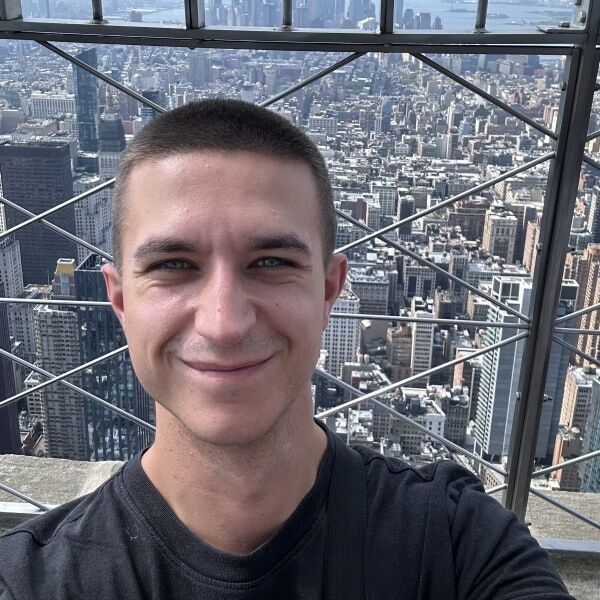
#> input picture input/charlie-test.jpeg, 600 x 600 px
$ python image_quality.py ../../input/charlie-test.jpeg   (older library calls are emulated)
#> lines starting #> are read from the running program, lines starting #| are printed output that depends on the picture
### src/print_specs.py
"""
Print specifications for puzzle production.

Defines DPI, bleed, dimensions, and colorspace for print suppliers.
Primary supplier: createjigsawpuzzles.com
"""

from typing import Dict


# Print profiles per supplier
PRINT_PROFILES = {
    "createjigsawpuzzles": {
        "name": "Create Jigsaw Puzzles",
        "url": "https://www.createjigsawpuzzles.com",
        "min_dpi": 300,
        "recommended_dpi": 300,
        "bleed_inches": 0.125,
        "format": "JPEG",
        "colorspace": "sRGB",
        "max_file_mb": 50,
    },
}

# Puzzle size specs (dimensions in pixels at 300 DPI)
PUZZLE_SPECS = {
    500: {
        "pieces": 500,
        "label": "500-piece",
        "print_width_inches": 16,
        "print_height_inches": 20,
        "print_width_px": 4800,
        "print_height_px": 6000,
        "grid_cols": 20,
        "grid_rows": 25,
        "price_usd": 39.99,
    },
    1000: {
        "pieces": 1000,
        "label": "1000-piece",
        "print_width_inches": 20,
        "print_height_inches": 28,
        "print_width_px": 6000,
        "print_height_px": 8400,
        "grid_cols": 25,
        "grid_rows": 40,
        "price_usd": 49.99,
    },
}


def get_puzzle_spec(pieces: int) -> Dict:
    """Get the spec for a puzzle size.

    Args:
        pieces: Number of puzzle pieces (500 or 1000).

    Returns:
        Dict with puzzle dimensions and metadata.

    Raises:
        ValueError: If piece count is not supported.
    """
    if pieces not in PUZZLE_SPECS:
        available = ", ".join(str(k) for k in sorted(PUZZLE_SPECS.keys()))
        raise ValueError(f"Unsupported puzzle size {pieces}. Available: {available}")
    return PUZZLE_SPECS[pieces]


# [42 lines left out: functions get_print_profile, get_bleed_px, validate_print_ready, not called in this run]

### src/quality/image_quality.py
"""
Automated image quality scoring for AI puzzle outputs.

Active metrics (tuned for animated/cartoon art):
- Color vibrancy (HSV saturation — rewards vivid cartoon colors)
- Edge cleanliness (Canny density — rewards clean cartoon edges, penalizes noise)
- Color diversity (histogram entropy)
- Resolution adequacy (vs target print size)

Legacy metrics (kept for diagnostics, not used in composite):
- Sharpness (Laplacian variance)
- Contrast (RMS)
"""

import math
from typing import Dict, Optional

import cv2
import numpy as np
from PIL import Image


def score_sharpness(image_path: str) -> float:
    """Score image sharpness using Laplacian variance.

    Returns:
        Sharpness score 0-100 (higher = sharper).
    """
    img = cv2.imread(image_path, cv2.IMREAD_GRAYSCALE)
    if img is None:
        return 0.0

    laplacian_var = cv2.Laplacian(img, cv2.CV_64F).var()

    # Map to 0-100 scale. Typical AI outputs: 50-500 variance.
    # Below 50 is blurry, above 300 is very sharp.
    score = min(100, max(0, (laplacian_var / 300) * 100))
    return round(score, 1)


def score_color_diversity(image_path: str) -> float:
    """Score color diversity using histogram entropy.

    Returns:
        Color diversity score 0-100.
    """
    img = Image.open(image_path).convert("RGB")
    arr = np.array(img)

    # Calculate histogram entropy for each channel
    entropies = []
    for c in range(3):
        hist, _ = np.histogram(arr[:, :, c].flatten(), bins=256, range=(0, 256))
        hist = hist / hist.sum()
        hist = hist[hist > 0]
        entropy = -np.sum(hist * np.log2(hist))
        entropies.append(entropy)

    avg_entropy = np.mean(entropies)
    # Max entropy for 256 bins is 8.0, typical images: 5-7.5
    score = min(100, max(0, (avg_entropy / 7.5) * 100))
    return round(score, 1)


def score_contrast(image_path: str) -> float:
    """Score image contrast using RMS contrast.

    Returns:
        Contrast score 0-100.
    """
    img = Image.open(image_path).convert("L")
    arr = np.array(img, dtype=np.float64)
    rms = np.sqrt(np.mean((arr - arr.mean()) ** 2))

    # RMS contrast range: 0-128. Typical good images: 40-80.
    score = min(100, max(0, (rms / 70) * 100))
    return round(score, 1)


def score_resolution(image_path: str, target_pieces: int = 1000) -> float:
    """Score resolution adequacy relative to puzzle print requirements.

    Returns:
        Resolution score 0-100 (100 = meets or exceeds target).
    """
    from print_specs import get_puzzle_spec

    img = Image.open(image_path)
    w, h = img.size
    spec = get_puzzle_spec(target_pieces)

    target_w = spec["print_width_px"]
    target_h = spec["print_height_px"]

    # Score based on how close we are to target dimensions
    ratio_w = w / target_w
    ratio_h = h / target_h
    ratio = min(ratio_w, ratio_h)

    if ratio >= 1.0:
        return 100.0
    return round(ratio * 100, 1)


def score_color_vibrancy(image_path: str) -> float:
    """Score color vibrancy using mean HSV saturation.

    Cartoon/animated art has vivid, saturated colors. This rewards that.

    Returns:
        Vibrancy score 0-100 (higher = more saturated/vivid).
    """
    img = cv2.imread(image_path)
    if img is None:
        return 0.0

    hsv = cv2.cvtColor(img, cv2.COLOR_BGR2HSV)
    mean_sat = np.mean(hsv[:, :, 1])  # S channel 0-255
    high_sat_ratio = np.mean(hsv[:, :, 1] > 80) * 100  # % of pixels with S > 80

    # Blend: 60% normalized mean saturation + 40% high-saturation pixel ratio
    score = (mean_sat / 160 * 100) * 0.6 + high_sat_ratio * 0.4
    return round(min(100, max(0, score)), 1)


def score_edge_cleanliness(image_path: str) -> float:
    """Score edge cleanliness using Canny edge density.

    Clean cartoon art has sparse, deliberate edges (5-18% density).
    Photorealistic textures or artifacts produce dense noisy edges (>18%).
    Featureless blobs have too few edges (<3%).

    Returns:
        Edge cleanliness score 0-100.
    """
    img = cv2.imread(image_path, cv2.IMREAD_GRAYSCALE)
    if img is None:
        return 0.0

    edges = cv2.Canny(img, 50, 150)
    edge_density = np.mean(edges > 0) * 100  # percentage of edge pixels

    # Sweet spot: 5-18% density = 100
    if 5 <= edge_density <= 18:
        score = 100.0
    elif edge_density < 3:
        # Too few edges — featureless
        score = (edge_density / 3) * 60
    elif edge_density < 5:
        # Slightly below sweet spot
        score = 60 + (edge_density - 3) / 2 * 40
    else:
        # Above 18% — noisy/photorealistic, penalize
        score = max(0, 100 - (edge_density - 18) * 5)

    return round(min(100, max(0, score)), 1)


def assess_image_quality(
    image_path: str,
    target_pieces: int = 1000,
) -> Dict:
    """Full quality assessment of an image.

    Returns dict with active metrics for composite scoring,
    plus legacy metrics for diagnostics.
    """
    # Active metrics (used in composite)
    color_vibrancy = score_color_vibrancy(image_path)
#> in score_color_vibrancy, img is the input picture: shape (600, 600, 3); mean B, G, R 114.6, 105.8, 107
#> in score_color_vibrancy, `hsv = cv2.cvtColor(img, cv2.COLOR_BGR2HSV)`: hsv: shape (600, 600, 3); mean H, S, V 97.5, 55.3, 121.8
#> in score_color_vibrancy, `mean_sat = np.mean(hsv[:, :, 1])`: mean_sat = 55.27
#> in score_color_vibrancy, `high_sat_ratio = np.mean(hsv[:, :, 1] > 80) * 100`: high_sat_ratio = 16.72
#> in score_color_vibrancy, `score = (mean_sat / 160 * 100) * 0.6 + high_sat_ratio * 0.4`: score = 27.41
#> color_vibrancy = 27.4
    edge_cleanliness = score_edge_cleanliness(image_path)
#> in score_edge_cleanliness, `img = cv2.imread(image_path, cv2.IMREAD_GRAYSCALE)`:
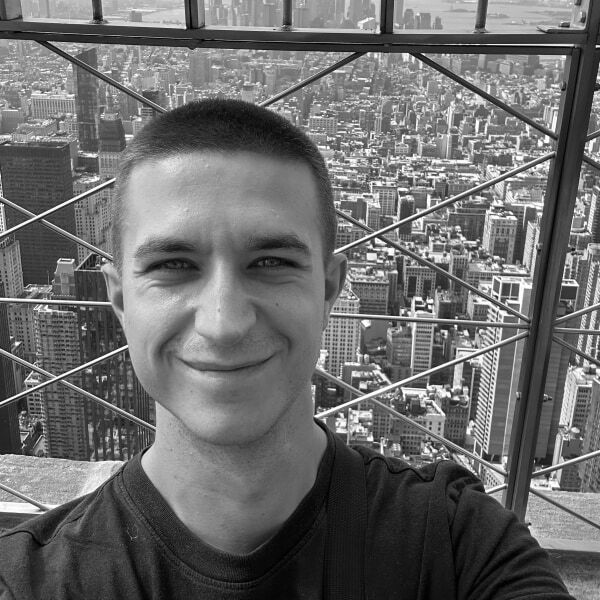
#> img: shape (600, 600); min 0, max 255, mean 107.2
#> in score_edge_cleanliness, `edges = cv2.Canny(img, 50, 150)`:
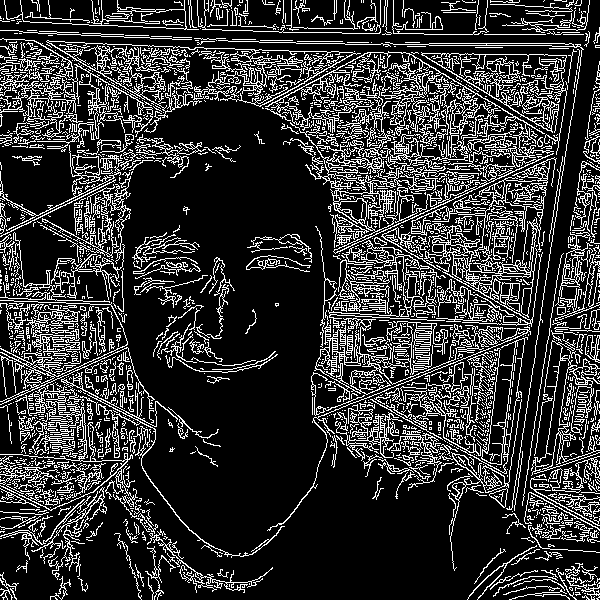
#> edges: shape (600, 600); 20.3% white in thin lines or dots
#> in score_edge_cleanliness, `edge_density = np.mean(edges > 0) * 100`: edge_density = 20.29
#> in score_edge_cleanliness, `score = max(0, 100 - (edge_density - 18) * 5)`: score = 88.56
#> edge_cleanliness = 88.6
    color_diversity = score_color_diversity(image_path)
#> the loop in score_color_diversity, `for c in range(3):` made 3 passes
#> entropy on passes 1 to 3: 7.83, 7.77, 7.75
#> after the loop in score_color_diversity, `for c in range(3):`: entropies = [7.83, 7.77, 7.75]
#> in score_color_diversity, `avg_entropy = np.mean(entropies)`: avg_entropy = 7.78
#> in score_color_diversity, `score = min(100, max(0, (avg_entropy / 7.5) * 100))`: score = 100
#> color_diversity = 100
    resolution = score_resolution(image_path, target_pieces)
#> resolution = 7.1

    # Legacy metrics (diagnostics only, not in composite)
    sharpness = score_sharpness(image_path)
#> in score_sharpness, `laplacian_var = cv2.Laplacian(img, cv2.CV_64F).var()`: laplacian_var = 2787.8
#> in score_sharpness, `score = min(100, max(0, (laplacian_var / 300) * 100))`: score = 100
#> sharpness = 100
    contrast = score_contrast(image_path)
#> in score_contrast, `rms = np.sqrt(np.mean((arr - arr.mean()) ** 2))`: rms = 57.34
#> in score_contrast, `score = min(100, max(0, (rms / 70) * 100))`: score = 81.91
#> contrast = 81.9

    scores = {
        "color_vibrancy": color_vibrancy,
        "edge_cleanliness": edge_cleanliness,
        "color_diversity": color_diversity,
        "resolution": resolution,
        # Legacy (diagnostics)
        "sharpness_legacy": sharpness,
        "contrast_legacy": contrast,
    }
#> scores = {'color_vibrancy': 27.4, 'edge_cleanliness': 88.6, 'color_diversity': 100, 'resolution': 7.1, 'sharpness_legacy': 100, 'contrast_legacy': 81.9}

    return scores


if __name__ == "__main__":
    import argparse

    parser = argparse.ArgumentParser(description="Score image quality.")
    parser.add_argument("image", help="Image to score")
    parser.add_argument("--pieces", type=int, default=1000, help="Target puzzle pieces")
    args = parser.parse_args()

    scores = assess_image_quality(args.image, args.pieces)
    print(f"Quality scores for {args.image}:")
    for k, v in scores.items():
        print(f"  {k}: {v}/100")
#> this loop made 6 passes
#> (k, v) on passes 1 to 6: ('color_vibrancy', 27.4), ('edge_cleanliness', 88.6), ('color_diversity', 100), ('resolution', 7.1), ('sharpness_legacy', 100), ('contrast_legacy', 81.9)
#|   color_vibrancy: 27.4/100
#|   edge_cleanliness: 88.6/100
#|   color_diversity: 100/100
#|   resolution: 7.1/100
#|   sharpness_legacy: 100/100
#|   contrast_legacy: 81.9/100
